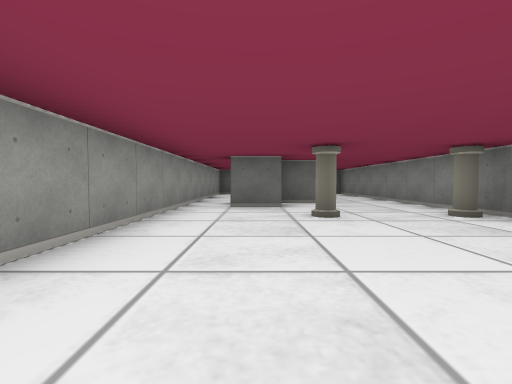
[1] (above)

14 first-person views from a walk through a cub3D level. The camera is about half as high as the walls, tilts 2° down and sees 85° across. The floor is counted in squares. Each view is taken from the middle of a square. On the plan, view 1 faces up. The plan holds only what a view shows up to about 9 squares ahead; the rest is blank.

[2]
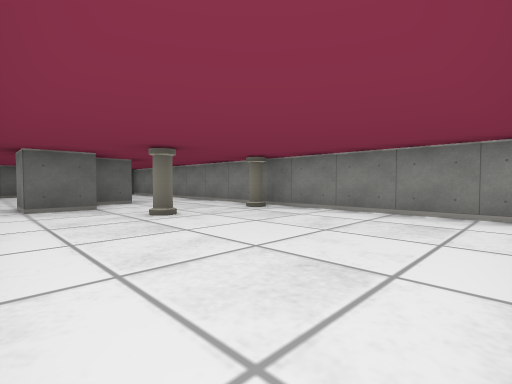

[3]
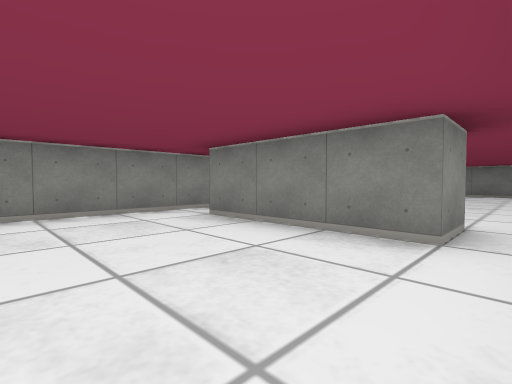

[4]
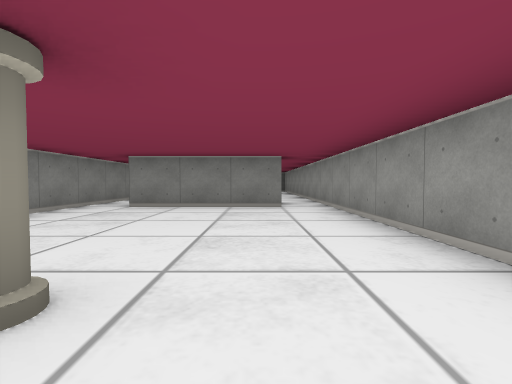

[5]
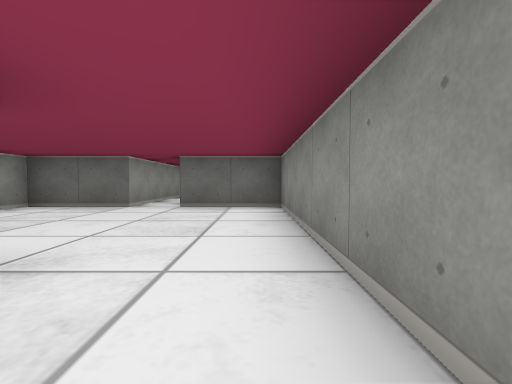

[6]
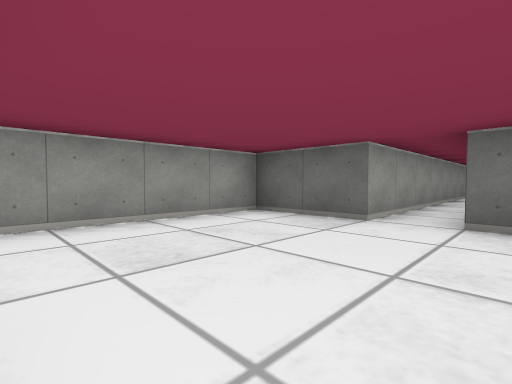

[7]
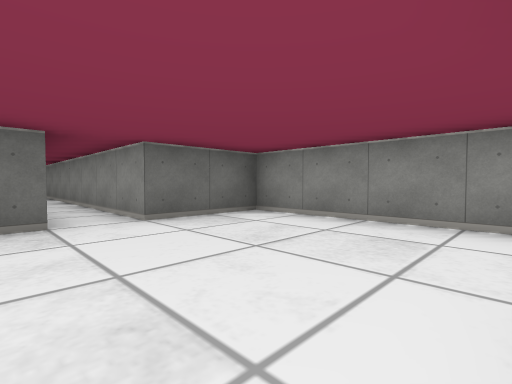

[8]
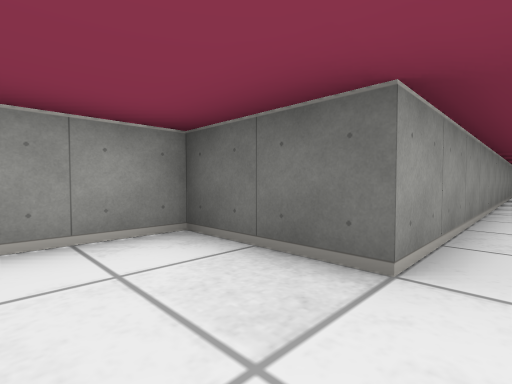

[9]
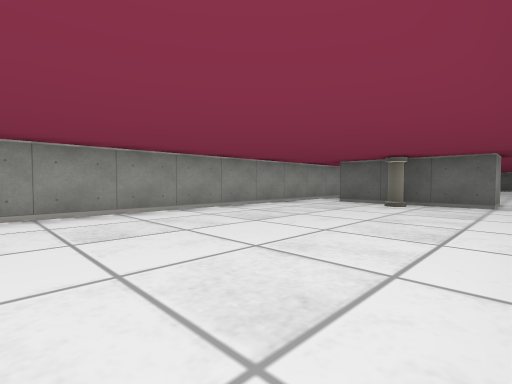

[10]
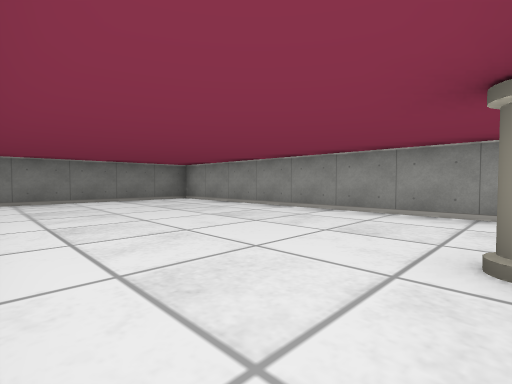

[11]
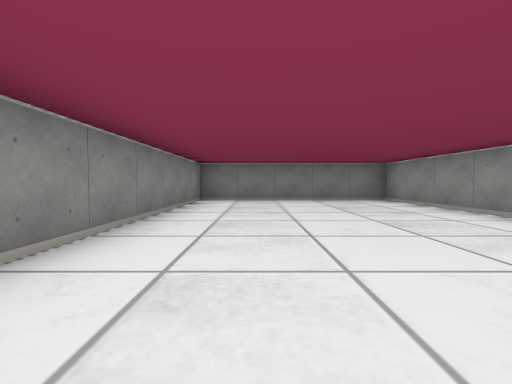

[12]
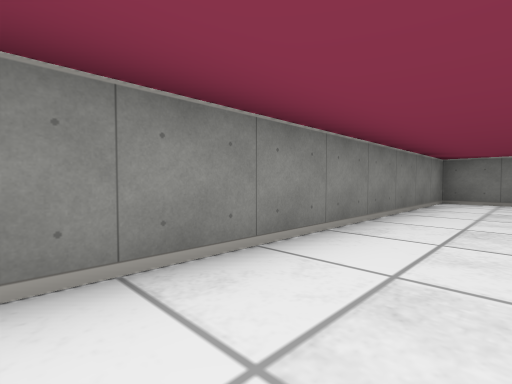

[13]
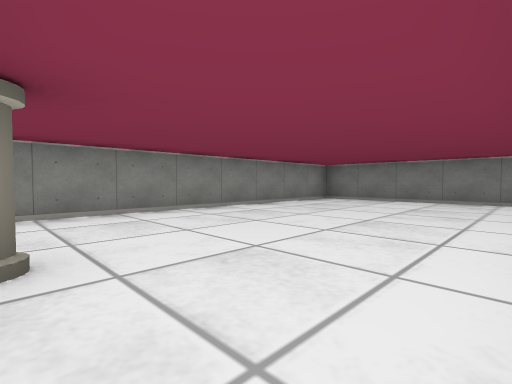

[14]
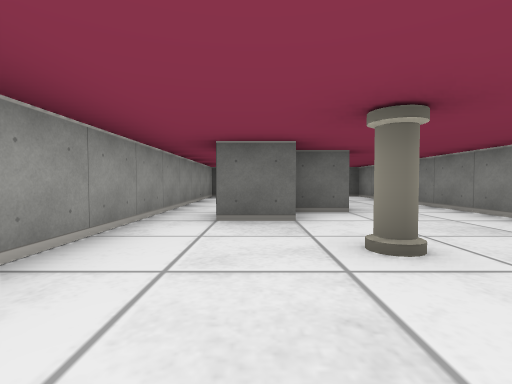

### Floor plan
Points are (right, up) in squares from view 1. A wall is a line through its corners. A room is listed if a view was taken in it or the views show most of it. See-through windows are left out.
Room 1 (views 1, 2, 3, 4, 14)
walls: (0.6, 5.5) (-0.5, 5.5) (-0.5, 6.5); (1.6, 6.5) (0.5, 6.5); (-0.5, -0.5) (2.5, -0.5); (-1.5, 6.5) (-1.5, -0.5); (3.5, -0.5) (3.5, 5.5)
ways out: opening at (-1, 7) to room 2; opening at (2.5, 6.5) to room 2; opening at (-1, -1) to room 3; opening at (3, -1) to room 3
objects: pillar (1, 4); pillar (3, 4)
Room 2 (views 5, 6, 7, 8)
walls: (0.5, 21.2) (0.5, 11.5) (-1.5, 11.5) (-1.5, 6.5); (3.5, 5.5) (3.5, 11.5) (1.5, 11.5) (1.5, 18.5)
ways out: opening at (-1, 7) to room 1; opening at (2.5, 6.5) to room 1
Room 3 (views 9, 10, 11, 12, 13)
walls: (2.5, -0.5) (2.5, -1.5) (-0.5, -1.5) (-0.5, -0.5); (-1.5, -0.5) (-1.5, -9.5) (3.5, -9.5) (3.5, -0.5)
ways out: opening at (-1, -1) to room 1; opening at (3, -1) to room 1
objects: pillar (1, -2)

Where each view was taken, in squares from view 1:
view 1: 0 up, 0 right, facing up
view 2: 0 up, 1 left, facing up-right
view 3: 2 up, 1 left, facing down-right
view 4: 5 up, 0 right, facing down
view 5: 6 up, 3 right, facing up
view 6: 8 up, 2 right, facing up-left
view 7: 8 up, 0 right, facing up-right
view 8: 10 up, 1 right, facing up-left
view 9: 8 down, 3 right, facing up-left
view 10: 2 down, 3 right, facing down-left
view 11: 2 down, 2 right, facing down
view 12: 2 down, 2 right, facing down-right
view 13: 2 down, 1 left, facing down-right
view 14: 2 up, 0 right, facing up
